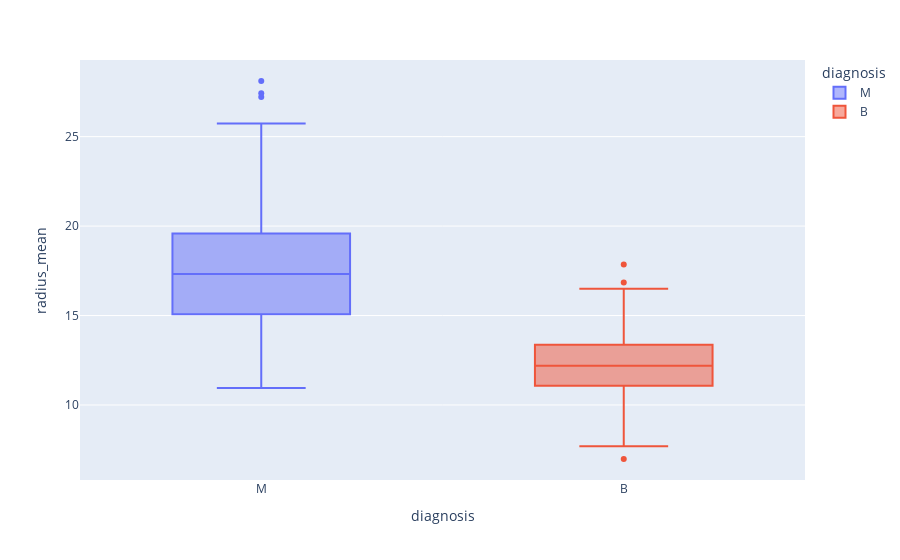
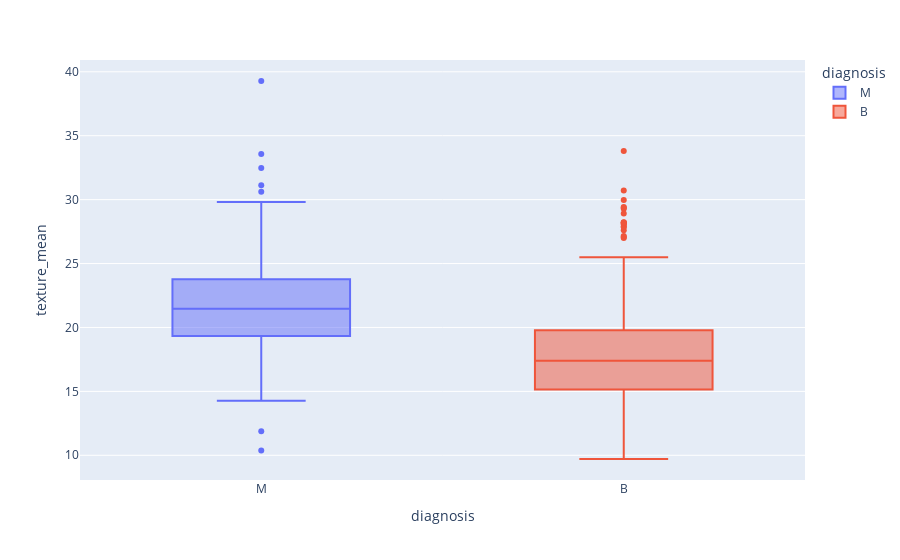
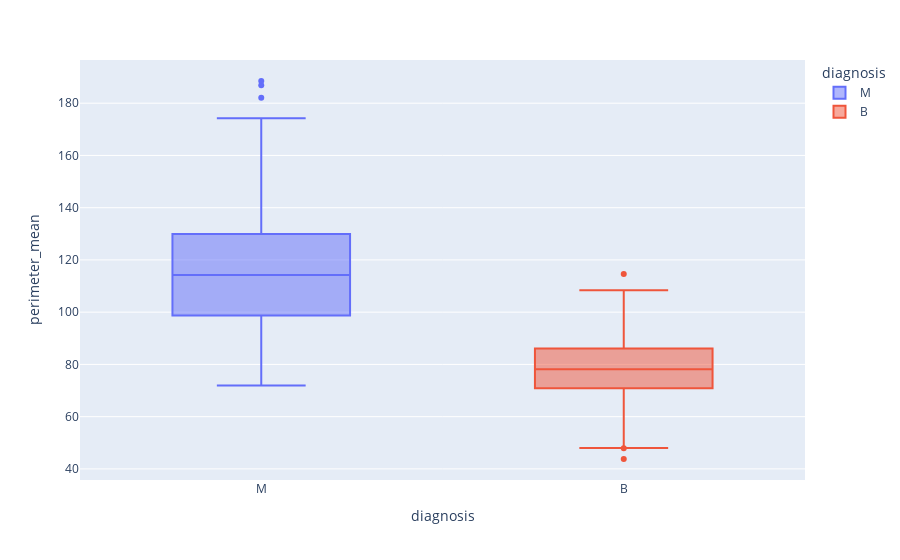
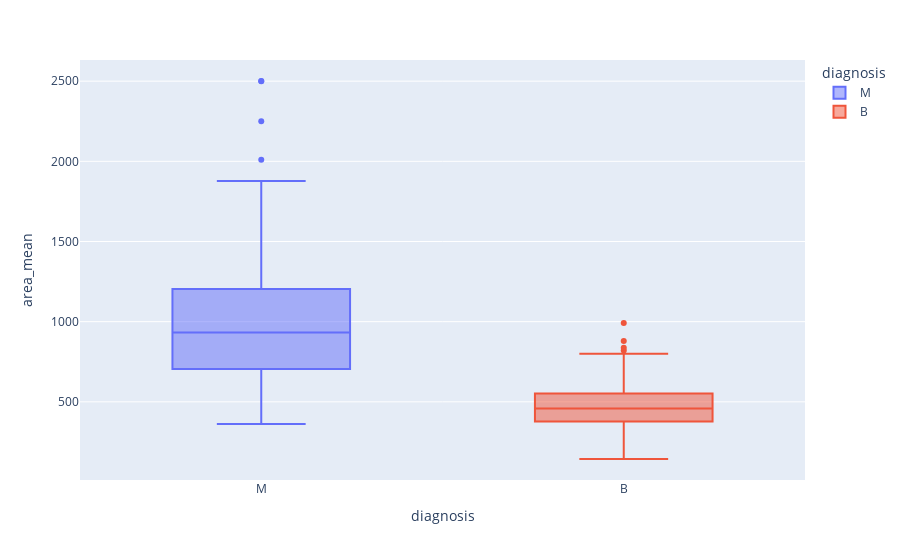

The notebook cell these images were saved under, in order:
### Code cell
# check the skweness, dispersion of the data
for column in df.drop('diagnosis', axis=1).columns[:5]:
    fig = px.box(data_frame=df, x = 'diagnosis', color='diagnosis', y=column)
    fig.show()

### Figure 1 — Plotly figure (JSON) as saved in the notebook; plotly's stock layout.template omitted (floating-point values rounded to 4 significant figures; data arrays with more than 128 entries replaced by an {"elided": "..."} marker saying what was removed)
{"data": [{"alignmentgroup": "True", "hovertemplate": "diagnosis=%{x}<br>radius_mean=%{y}<extra></extra>", "legendgroup": "M", "marker": {"color": "#636efa"}, "name": "M", "notched": false, "offsetgroup": "M", "orientation": "v", "showlegend": true, "type": "box", "x": {"elided": "212 str values"}, "x0": " ", "xaxis": "x", "y": {"elided": "212 float values"}, "y0": " ", "yaxis": "y"}, {"alignmentgroup": "True", "hovertemplate": "diagnosis=%{x}<br>radius_mean=%{y}<extra></extra>", "legendgroup": "B", "marker": {"color": "#EF553B"}, "name": "B", "notched": false, "offsetgroup": "B", "orientation": "v", "showlegend": true, "type": "box", "x": {"elided": "357 str values"}, "x0": " ", "xaxis": "x", "y": {"elided": "357 float values"}, "y0": " ", "yaxis": "y"}], "layout": {"boxmode": "overlay", "legend": {"title": {"text": "diagnosis"}, "tracegroupgap": 0}, "margin": {"t": 60}, "xaxis": {"anchor": "y", "categoryarray": ["M", "B"], "categoryorder": "array", "domain": [0, 1], "title": {"text": "diagnosis"}}, "yaxis": {"anchor": "x", "domain": [0, 1], "title": {"text": "radius_mean"}}}}

### Figure 2 — Plotly figure (JSON) as saved in the notebook; plotly's stock layout.template omitted (floating-point values rounded to 4 significant figures; data arrays with more than 128 entries replaced by an {"elided": "..."} marker saying what was removed)
{"data": [{"alignmentgroup": "True", "hovertemplate": "diagnosis=%{x}<br>texture_mean=%{y}<extra></extra>", "legendgroup": "M", "marker": {"color": "#636efa"}, "name": "M", "notched": false, "offsetgroup": "M", "orientation": "v", "showlegend": true, "type": "box", "x": {"elided": "212 str values"}, "x0": " ", "xaxis": "x", "y": {"elided": "212 float values"}, "y0": " ", "yaxis": "y"}, {"alignmentgroup": "True", "hovertemplate": "diagnosis=%{x}<br>texture_mean=%{y}<extra></extra>", "legendgroup": "B", "marker": {"color": "#EF553B"}, "name": "B", "notched": false, "offsetgroup": "B", "orientation": "v", "showlegend": true, "type": "box", "x": {"elided": "357 str values"}, "x0": " ", "xaxis": "x", "y": {"elided": "357 float values"}, "y0": " ", "yaxis": "y"}], "layout": {"boxmode": "overlay", "legend": {"title": {"text": "diagnosis"}, "tracegroupgap": 0}, "margin": {"t": 60}, "xaxis": {"anchor": "y", "categoryarray": ["M", "B"], "categoryorder": "array", "domain": [0, 1], "title": {"text": "diagnosis"}}, "yaxis": {"anchor": "x", "domain": [0, 1], "title": {"text": "texture_mean"}}}}

### Figure 3 — Plotly figure (JSON) as saved in the notebook; plotly's stock layout.template omitted (floating-point values rounded to 4 significant figures; data arrays with more than 128 entries replaced by an {"elided": "..."} marker saying what was removed)
{"data": [{"alignmentgroup": "True", "hovertemplate": "diagnosis=%{x}<br>perimeter_mean=%{y}<extra></extra>", "legendgroup": "M", "marker": {"color": "#636efa"}, "name": "M", "notched": false, "offsetgroup": "M", "orientation": "v", "showlegend": true, "type": "box", "x": {"elided": "212 str values"}, "x0": " ", "xaxis": "x", "y": {"elided": "212 float values"}, "y0": " ", "yaxis": "y"}, {"alignmentgroup": "True", "hovertemplate": "diagnosis=%{x}<br>perimeter_mean=%{y}<extra></extra>", "legendgroup": "B", "marker": {"color": "#EF553B"}, "name": "B", "notched": false, "offsetgroup": "B", "orientation": "v", "showlegend": true, "type": "box", "x": {"elided": "357 str values"}, "x0": " ", "xaxis": "x", "y": {"elided": "357 float values"}, "y0": " ", "yaxis": "y"}], "layout": {"boxmode": "overlay", "legend": {"title": {"text": "diagnosis"}, "tracegroupgap": 0}, "margin": {"t": 60}, "xaxis": {"anchor": "y", "categoryarray": ["M", "B"], "categoryorder": "array", "domain": [0, 1], "title": {"text": "diagnosis"}}, "yaxis": {"anchor": "x", "domain": [0, 1], "title": {"text": "perimeter_mean"}}}}

### Figure 4 — Plotly figure (JSON) as saved in the notebook; plotly's stock layout.template omitted (floating-point values rounded to 4 significant figures; data arrays with more than 128 entries replaced by an {"elided": "..."} marker saying what was removed)
{"data": [{"alignmentgroup": "True", "hovertemplate": "diagnosis=%{x}<br>area_mean=%{y}<extra></extra>", "legendgroup": "M", "marker": {"color": "#636efa"}, "name": "M", "notched": false, "offsetgroup": "M", "orientation": "v", "showlegend": true, "type": "box", "x": {"elided": "212 str values"}, "x0": " ", "xaxis": "x", "y": {"elided": "212 float values"}, "y0": " ", "yaxis": "y"}, {"alignmentgroup": "True", "hovertemplate": "diagnosis=%{x}<br>area_mean=%{y}<extra></extra>", "legendgroup": "B", "marker": {"color": "#EF553B"}, "name": "B", "notched": false, "offsetgroup": "B", "orientation": "v", "showlegend": true, "type": "box", "x": {"elided": "357 str values"}, "x0": " ", "xaxis": "x", "y": {"elided": "357 float values"}, "y0": " ", "yaxis": "y"}], "layout": {"boxmode": "overlay", "legend": {"title": {"text": "diagnosis"}, "tracegroupgap": 0}, "margin": {"t": 60}, "xaxis": {"anchor": "y", "categoryarray": ["M", "B"], "categoryorder": "array", "domain": [0, 1], "title": {"text": "diagnosis"}}, "yaxis": {"anchor": "x", "domain": [0, 1], "title": {"text": "area_mean"}}}}
